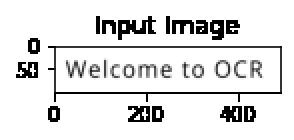
#> input picture OCR_text_detection/images/image1.png, 147 x 70 px, found by its file name (shown 2 times larger)
$ jupyter execute --allow-errors OCR_text_detection.ipynb   (shell and % lines are left out)
#> lines starting #> are read from the running program, lines starting #| are printed output that depends on the picture; after the words box and inside, x2 and y2 are one past the last pixel; in counts of white or black regions, pixels touching at a corner belong together; pictures that were not available may be replaced by others from this repository, and a replacement may not be noted
[cell 1]
# Installing pytesseract

[cell 2]
# Our Setup, Import Libaries, Create our Imshow Function and Download our Images
import cv2
import pytesseract
import numpy as np
from matplotlib import pyplot as plt

pytesseract.pytesseract.tesseract_cmd = (
    r'/usr/bin/tesseract'
)

# Define our imshow function
def imshow(title = "Image", image = None, size = 10):
    w, h = image.shape[0], image.shape[1]
    aspect_ratio = w/h
    plt.figure(figsize=(size * aspect_ratio,size))
    plt.imshow(cv2.cvtColor(image, cv2.COLOR_BGR2RGB))
    plt.title(title)
    plt.show()

# Download and unzip our images

[cell 3]
image1 = cv2.imread('/content/image1.png')
#> image1 is the input picture: shape (70, 147, 3); min 0, max 255, mean 226.9
imshow('image1', image1)

# running the image through pytesseract
#> (the rest of this cell did not finish here and is left out)

[cell 4]
image2 = cv2.imread('/content/image2.png')
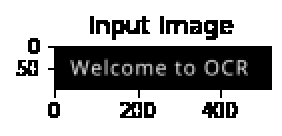
#> input picture OCR_text_detection/images/image2.png, 141 x 68 px, found by its file name (shown 2 times larger)
#> image2 is the input picture: shape (68, 141, 3); min 0, max 255, mean 176.7
imshow('image2', image2)

# run through OCR
#> (the rest of this cell did not finish here and is left out)

[cell 5]
image3 = cv2.imread('/content/image3.png')
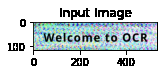
#> input picture OCR_text_detection/images/image3.png, 164 x 74 px, found by its file name
#> image3 is the input picture: shape (74, 164, 3); mean B, G, R 215.8, 213.8, 205.6
imshow('image3', image3)

# run through OCR
#> (the rest of this cell did not finish here and is left out)

[cell 6]
image4 = cv2.imread('/content/image4.jpg')
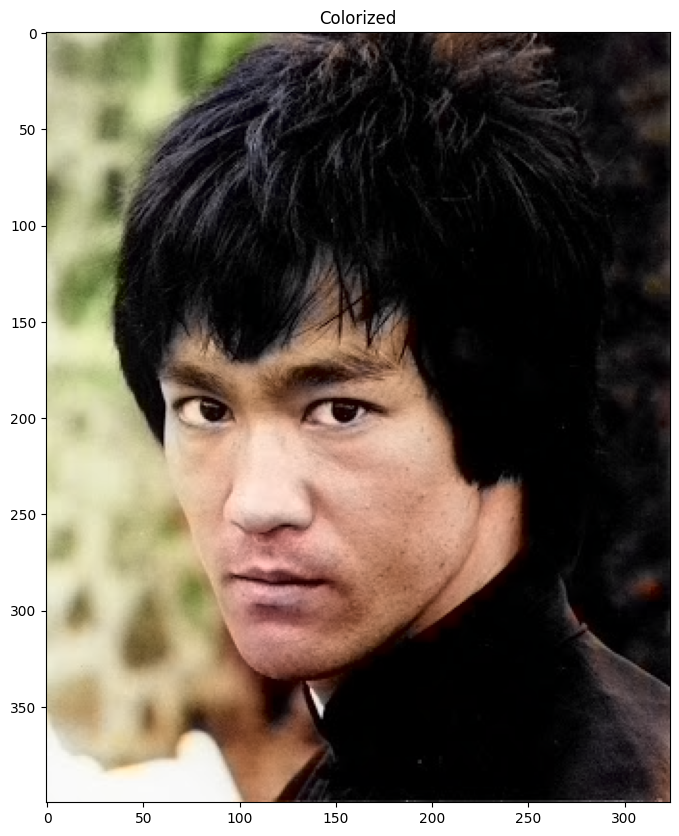
#> input picture colorizing_photos/output/image4.png, 679 x 836 px, given in place of image4.jpg, which was not available
#> image4 is the input picture: shape (836, 679, 3); mean B, G, R 90.5, 101.1, 111
imshow('image4', image4)

# run through OCR
#> (the rest of this cell did not finish here and is left out)

[cell 7]
from skimage.filters import threshold_local

image4 = cv2.imread('/content/image4.jpg')
imshow("Input Image", image4, size = 48)

# We get the Value component from the HSV color space
# then we apply adaptive thresholdingto
V = cv2.split(cv2.cvtColor(image4, cv2.COLOR_BGR2HSV))[2]
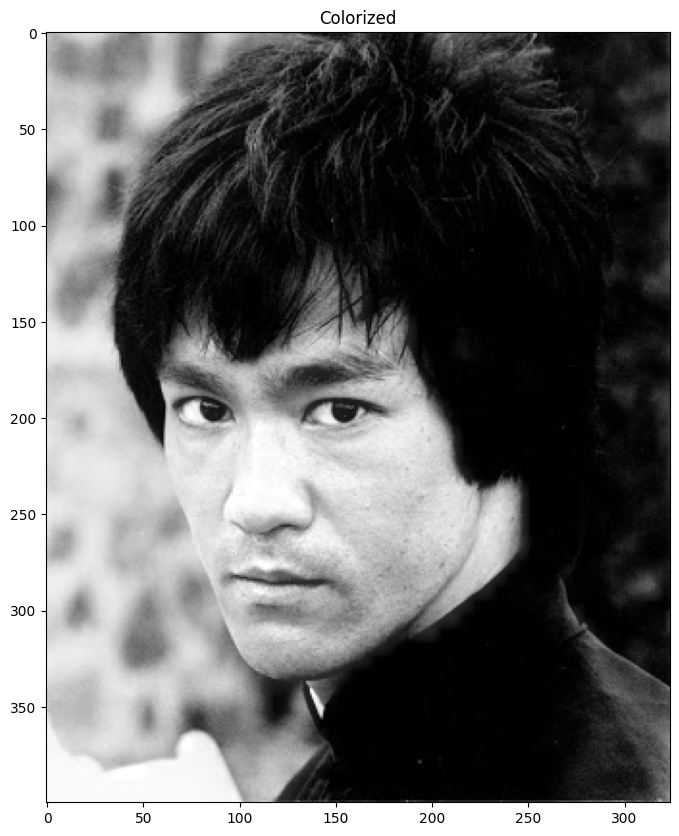
#> V: shape (836, 679); min 0, max 255, mean 111.9
T = threshold_local(V, 25, offset=15, method="gaussian")
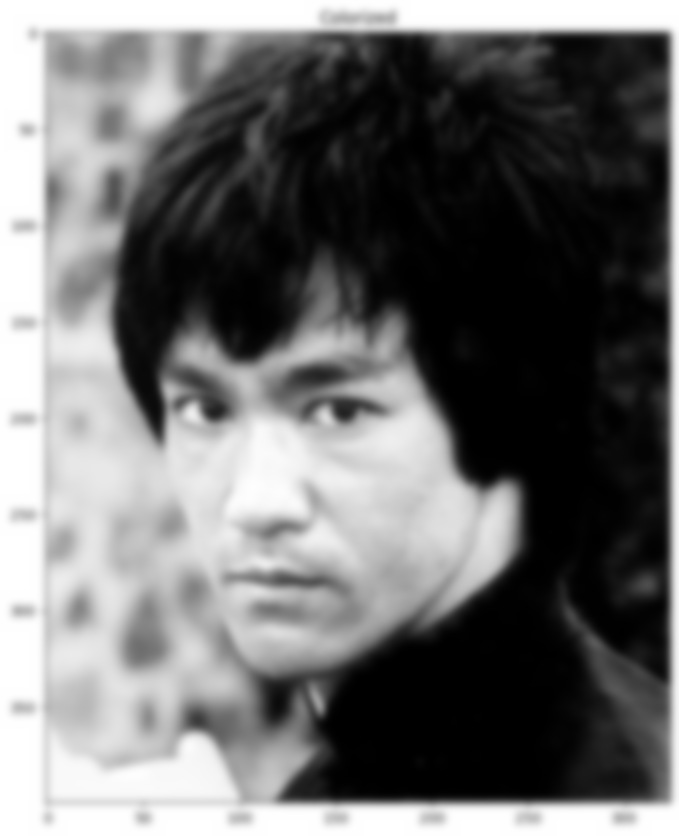
#> T: shape (836, 679) float64; min -15, max 240, mean 96.9; drawn with min black and max white

# Apply the threshold operation
thresh = (V > T).astype("uint8") * 255
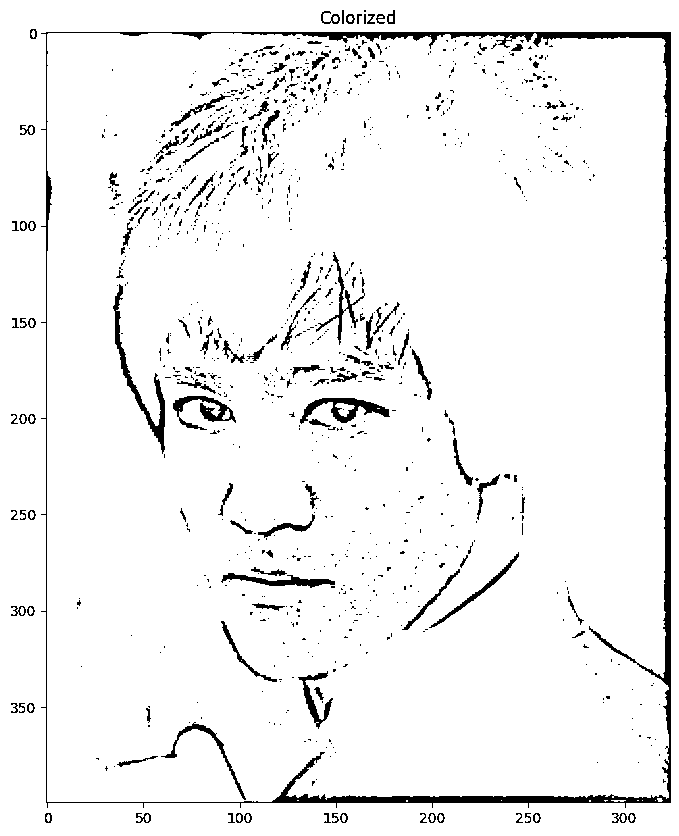
#> thresh: shape (836, 679); 94.8% white; 1045 black regions (875 under 20 px), largest, box (x1, y1, x2, y2) and area: (41, 32, 671, 808) 11348, (113, 284, 165, 454) 1208, (300, 398, 390, 424) 907
imshow("threshold_local", thresh, size = 48)

#> (the rest of this cell did not finish here and is left out)
